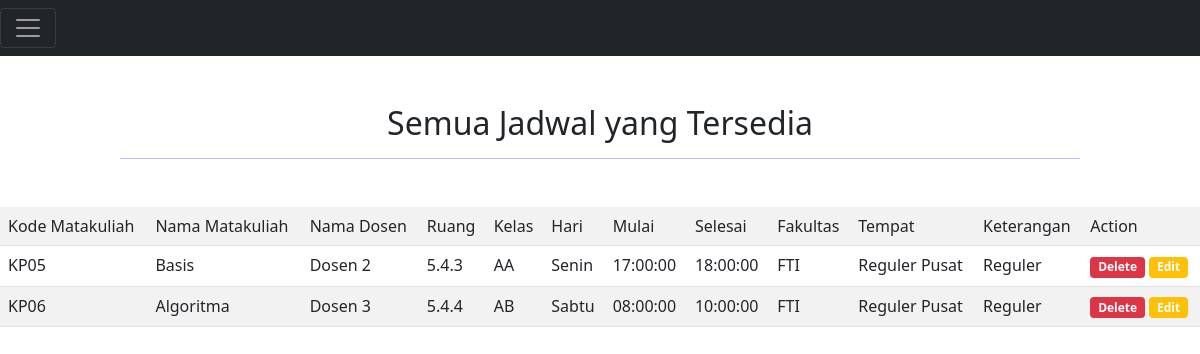
The page /index.php/stella/all on the database its author committed.
### tables this page shows
CREATE TABLE `matakuliah` (
  `kodemtk` varchar(25) NOT NULL,
  `namamtk` varchar(25) NOT NULL,
  `namadosen` varchar(255) NOT NULL,
  `ruang` varchar(25) NOT NULL,
  `kelas` varchar(25) NOT NULL,
  `hari` varchar(25) NOT NULL,
  `mulai` time NOT NULL,
  `selesai` time NOT NULL,
  `fakultas` varchar(255) NOT NULL,
  `tempat` varchar(255) NOT NULL,
  `keterangan` text NOT NULL
);

### application/controllers/Stella.php (called while the page is built, shortened)
<?php
class Stella extends CI_Controller
{
    public function __construct()
    {
        $this->load->library('form_validation');
        $this->load->library('session');
        $this->load->model('Penjadwalan', 'penjadwalan');
    }
    public function all()
    {
        $data['matakulias'] = $this->penjadwalan->get_all();
        $this->load->view('allView', $data);
    }
}

### index.php (called while the page is built, shortened)
<?php
require_once BASEPATH.'core/CodeIgniter.php';

### application/models/Penjadwalan.php (called while the page is built, shortened)
<?php
class Penjadwalan extends CI_Model
{
    public function get_all()
    {
        $matakulias = $this->db->get("matakuliah")->result();
        return $matakulias;
    }
}

### application/views/allView.php (the view, shortened to what this page needs)
<?php
include 'header.php';
?>
<head>
</head>
<body>
    <div class="ml-5 mt-5 mb-5">
        <center>
            <h2>Semua Jadwal yang Tersedia</h2>
            <hr style="color: blue; width: 80%;">
        </center>
    </div>
    <table class="table table-striped table-hover">
        <tr>
            <td>Kode Matakuliah</td>
            <td>Nama Matakuliah</td>
            <td>Nama Dosen</td>
            <td>Ruang</td>
            <td>Kelas</td>
            <td>Hari</td>
            <td>Mulai</td>
            <td>Selesai</td>
            <td>Fakultas</td>
            <td>Tempat</td>
            <td>Keterangan</td>
            <td>Action</td>
        </tr>
        <?php foreach ($matakulias as $q) { ?>
            <tr>
                <td><?php echo $q->kodemtk; ?></td>
                <td><?php echo $q->namamtk; ?></td>
                <td><?php echo $q->namadosen; ?></td>
                <td><?php echo $q->ruang; ?></td>
                <td><?php echo $q->kelas; ?></td>
                <td><?php echo $q->hari; ?></td>
                <td><?php echo $q->mulai; ?></td>
                <td><?php echo $q->selesai; ?></td>
                <td><?php echo $q->fakultas; ?></td>
                <td><?php echo $q->tempat; ?></td>
                <td><?php echo $q->keterangan; ?></td>
                <td><a href="stella/delete/<?= $q->kodemtk; ?>" class="badge bg-danger" onclick="return confirm('Delete?')"> Delete </a>
                    <a href="stella/edit/<?= $q->kodemtk; ?>" class="badge bg-warning"> Edit </a>
                </td>
            </tr>
        <?php } ?>
    </table>
</body>

### application/views/header.php (shortened to what this page needs)
<html>
<head>
    <link rel="stylesheet" href="assets/css/myown.css">
    <link href="https://cdn.jsdelivr.net/npm/bootstrap@5.0.1/dist/css/bootstrap.min.css" rel="stylesheet">
</head>
<div class="pos-f-t">
    <nav class="navbar navbar-dark bg-dark">
        <button class="navbar-toggler" type="button" data-toggle="collapse" data-target="#navbarToggleExternalContent" aria-controls="navbarToggleExternalContent" aria-expanded="false" aria-label="Toggle navigation">
            <span class="navbar-toggler-icon"></span>
        </button>
    </nav>
</div>
</html>

### application/views/assets/css/myown.css (style rules this page uses)
a { text-decoration: none !important; }

### application/views/allView.php (style rules this page uses)
a { text-decoration: none; }

### rows shown on the page
matakuliah: kodemtk "KP05", namamtk "Basis", namadosen "Dosen 2", ruang "5.4.3", kelas "AA", hari "Senin", mulai "17:00:00", selesai "18:00:00", fakultas "FTI", tempat "Reguler Pusat", keterangan "Reguler"
matakuliah: kodemtk "KP06", namamtk "Algoritma", namadosen "Dosen 3", ruang "5.4.4", kelas "AB", hari "Sabtu", mulai "08:00:00", selesai "10:00:00", fakultas "FTI", tempat "Reguler Pusat", keterangan "Reguler"
